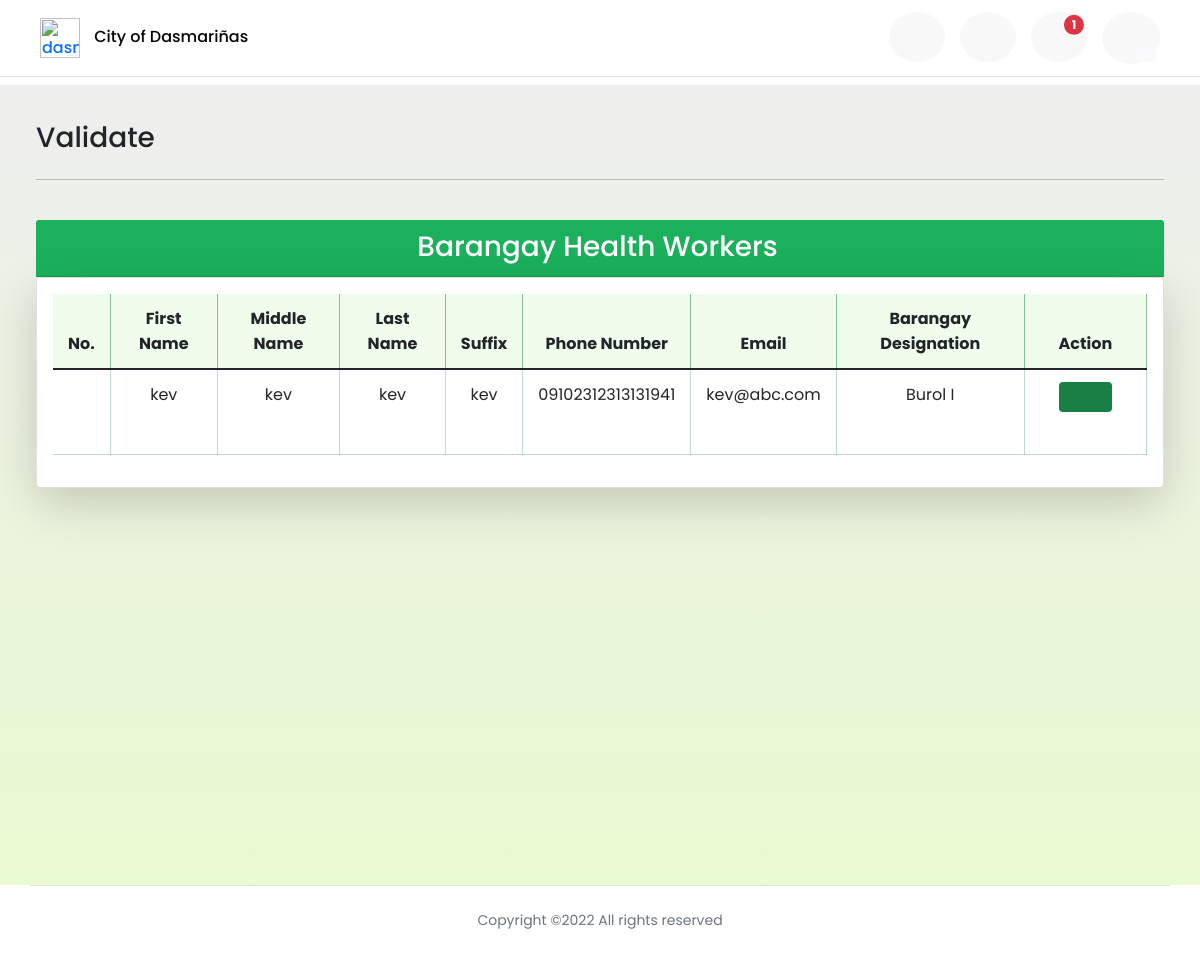
Before: /validation (signed in) with the older database file.
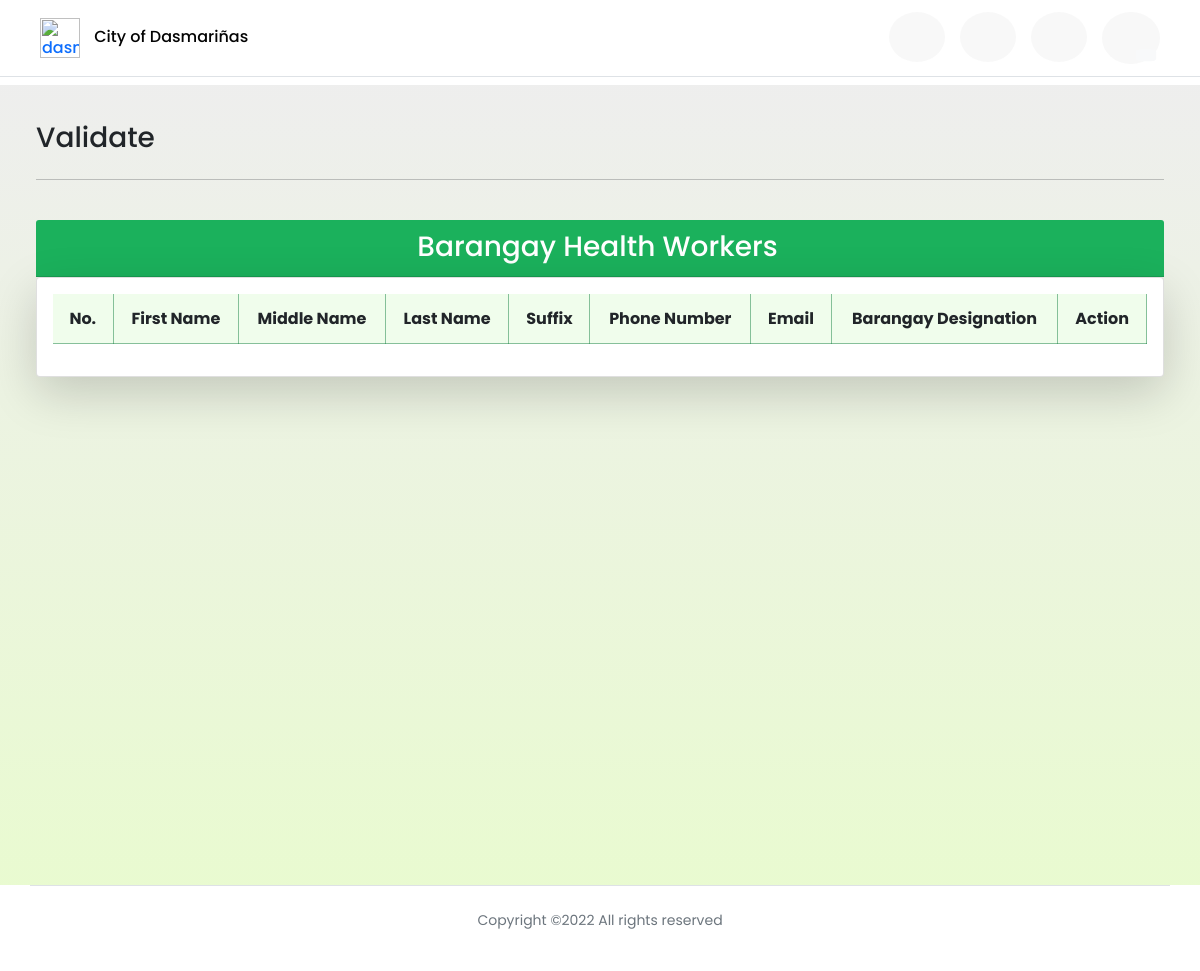
After: the same page with the newer database file.
### profilingApp/models.py (models this page shows, shortened)
class BarangayHealthWorker(Model):
    BARANGAYS = [('Select Barangay', 'Select Barangay'),
                 ('Burol', 'Burol'),
                 ('Burol I', 'Burol I'),
                 ('Burol II', 'Burol II'),
                 ('Burol III', 'Burol III'),
                 ('Datu Esmael', 'Datu Esmael'),
                 ('Emmanuel Begado I', 'Emmanuel Begado I'),
                 ('Emmanuel Begado II', 'Emmanuel Begado II'),]
    user = models.OneToOneField(CustomUser, on_delete=CASCADE, primary_key=True)
    is_validated = models.BooleanField(default=False)
    bhw_barangay = models.CharField(max_length=100, choices=BARANGAYS, default='Select Barangay')

class CustomUser(AbstractUser):
    USER_TYPE = [('Choose User Type', 'Choose User Type'),
                 ('Admin', 'Administrator'),
                 ('BHW', 'Barangay Health Worker'),
                 ('P/G', 'Parent/Guardian')]
    username = None
    email = models.EmailField(_('email address'), unique=True)
    user_type = models.CharField(max_length=100, choices=USER_TYPE, default='Choose User Type')
    middle_name = models.CharField(max_length=100, null=True)
    suffix_name = models.CharField(max_length=100, null=True, blank=True)
    phone_num = models.CharField(max_length=100, null=True)
    history= HistoricalRecords()
    USERNAME_FIELD = 'email'
    REQUIRED_FIELDS = []
    objects = CustomUserManager()

### profilingApp/views.py (the view)
# urls.py: path('validation', views.bhw_validation, name='bhw_validation'),
def bhw_validation(request):
    if request.user.is_authenticated and request.user.user_type == 'Admin':
        bhw = BarangayHealthWorker.objects.filter(is_validated=False)
        invalidated_status = BarangayHealthWorker.objects.filter(
            is_validated=False).count()
        context = {'bhws': bhw,
                'invalidated_count': invalidated_status,}
        return render(request, 'activities/Admin Validate BHW.html', context)
    elif request.user.is_authenticated and request.user.user_type == 'BHW':
        return redirect('bhw_home')
    elif request.user.is_authenticated and request.user.user_type == 'P/G':
        return redirect('parent_home')

### profilingApp/templates/activities/Admin Validate BHW.html (shortened to what the changed rows need)
{% extends 'activities/Admin Home.html' %}
{% load static %}
{% block dashboard %}
<header>
    <div class="site-header">
    <nav class="navbar fixed-top index__navbar scrolled border-bottom"
    style=" padding-left:3%; padding-right:3%;">
        <div class="flex-fill p-1 py-1">
            <div class="d-flex align-items-center justify-content-between">
                <div id="navLinks">
                    <ul class="nav text-small">
                        <li>
                            {% if invalidated_count > 0 %}
                            <a href="{% url 'bhw_validation' %}" class="nav-link" style="color:rgb(27, 177, 92) !important;" data-toggle="tooltip" data-bs-placement="bottom" data-bs-offset="0,7"
                                title="Validate BHW" >
                                <i class="fa fa-fw fa-user-nurse" style="font-size: 24px;"></i>
                                <span class="position-absolute top-25 start-75 translate-middle badge rounded-pill bg-danger">
                                    {{ invalidated_count }}
                                </span></a>
                            {% else %}
                            <a href="{% url 'bhw_validation' %}" class="nav-link" style="color:rgb(27, 177, 92) !important;" data-toggle="tooltip" data-bs-placement="bottom" data-bs-offset="0,7"
                                title="Validate BHW" >
                                <i class="fa fa-fw fa-user-nurse" style="font-size: 24px;"></i>
                                </a>
                            {% endif %}
                        </li>
                    </ul>
                </div>
            </div>
        </div>
    </nav>
    </div>
</header>
<div id="grid" class="container-fluid" style="padding:3%; margin: top 65px;">
    <div class="text-black">
        <div class="row">
            <div class="col">
                <div class="card shadow-lg p-3 bg-white rounded" >
                    <div class="table-responsive">
                        <table class="table table-hover table-cell-border" id="table_validation">
                            <thead>
                                <tr>
                                    <th scope="col" class="text-center">No.</th>
                                    <th scope="col" class="text-center">First Name</th>
                                    <th scope="col" class="text-center">Middle Name</th>
                                    <th scope="col" class="text-center">Last Name</th>
                                    <th scope="col" class="text-center">Suffix</th>
                                    <th scope="col" class="text-center">Phone Number</th>
                                    <th scope="col" class="text-center">Email</th>
                                    <th scope="col" class="text-center">Barangay Designation</th>
                                    <th scope="col" class="nosort text-center">Action</th>
                                </tr>
                            </thead>
                            <tbody>
                                {% for bhw in bhws %}
                                <tr>
                                    <td class="text-center"></td>
                                    <td class="text-center">{{ bhw.user.first_name }}</td>
                                    <td class="text-center">{{ bhw.user.middle_name }}</td>
                                    <td class="text-center">{{ bhw.user.last_name }}</td>
                                    <td class="text-center">{{ bhw.user.suffix_name }}</td>
                                    <td class="text-center">{{ bhw.user.phone_num}}</td>
                                    <td class="text-center">{{ bhw.user.email }}</td>
                                    <td class="text-center">{{ bhw.bhw_barangay }}</td>
                                    <td style="text-align: center;">
                                        <div>
                                            <a href="{% url 'unvalidated_profile' bhw.user.id %}"><button type="button" style="background-color: #188045; color: #ffffff;" class="btn"  data-toggle="tooltip" data-bs-placement="bottom" data-bs-offset="0,7"
                                                title="Validate"><i class="fa fa-lg fa-fw fa-user-check"></i></button></a>
                                            <a href="{% url 'delete_profile' bhw.user.id %}"><button type="button" style="color: rgb(255, 0, 0);" class="btn"  data-toggle="tooltip" data-bs-placement="bottom" data-bs-offset="0,7"
                                                title="Delete"><i class="fa fa-lg fa-fw fa-trash-alt"></i></button></a>
                                        </div>
                                    </td>
                                </tr>
                                {% endfor %}
                            </tbody>
                        </table>
                    </div>
                </div>
            </div>
        </div>
    </div>
</div>
{% endblock %}

Changed rows visible on the page:
no longer on this page (row edited): BarangayHealthWorker: user.first_name "kev", user.middle_name "kev", user.last_name "kev", user.suffix_name "kev", user.phone_num "09102312313131941", user.email "kev@abc.com", bhw_barangay "Burol I"
Other visible differences:
{{ invalidated_count }}: "1" → (not shown)
